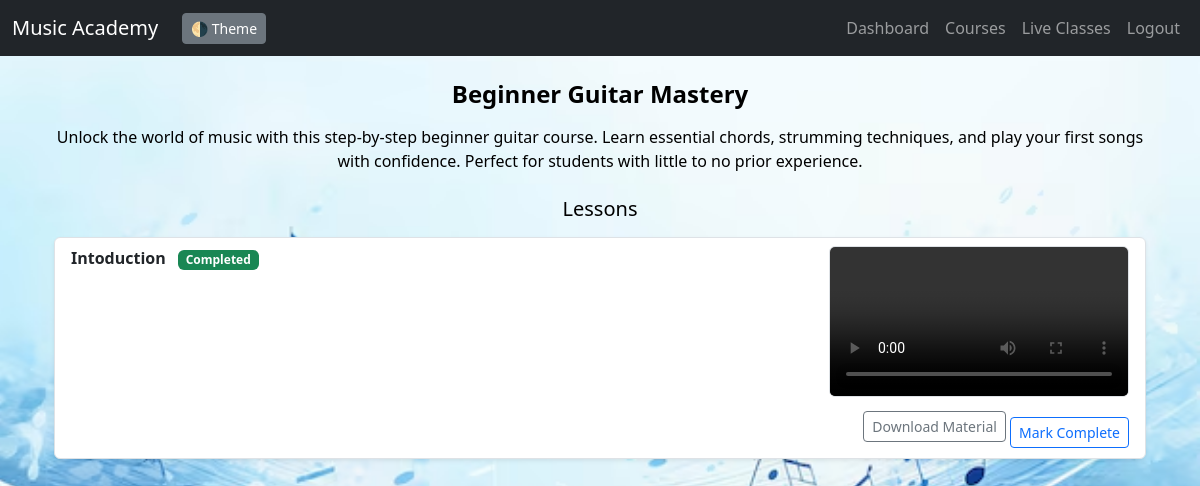
The page /student_course_detail/1/ (signed in) on the database its author committed.
### base/models.py (models this page shows, shortened)
class Course(models.Model):
    title = models.CharField(max_length=200)
    description = models.TextField()
    teacher = models.ForeignKey(User, on_delete=models.CASCADE, limit_choices_to={'role': 'teacher'})
    slug = models.SlugField(unique=True, blank=True)

class Lesson(models.Model):
    course = models.ForeignKey(Course, on_delete=models.CASCADE, related_name='lessons')
    title = models.CharField(max_length=200)
    video = models.FileField(upload_to='lesson_videos/', null=True, blank=True)
    material = models.FileField(upload_to='lesson_materials/', null=True, blank=True)
    created = models.DateTimeField(auto_now_add=True)

### base/views.py (the view)
# urls.py: path('student_course_detail/<int:course_id>/', views.student_course_detail, name='student_course_detail'),
@login_required
@user_passes_test(is_student)
def student_course_detail(request, course_id):
    course = get_object_or_404(Course, id=course_id)
    lessons = course.lessons.all()
    progress = LessonProgress.objects.filter(student=request.user, lesson__in=lessons)
    completed_lessons = progress.filter(completed=True).values_list('lesson_id', flat=True)
    return render(request, 'student_course_detail.html', {
        'course': course,
        'lessons': lessons,
        'completed_lessons': completed_lessons
    })

### base/views.py (called while the page is built)
def is_student(user):
    return user.role == 'student'

### base/templates/student_course_detail.html (shortened to what this page needs)
{% extends 'main.html' %}
{% block content %}
<div class="container mt-4">
  <h2 class="h4 fw-bold mb-3">{{ course.title }}</h2>
  <p>{{ course.description }}</p>
  <h3 class="h5 mt-4 mb-3">Lessons</h3>
  <ul class="list-group">
    {% for lesson in lessons %}
      <li class="list-group-item d-flex justify-content-between align-items-start mb-2 shadow-sm">
        <div class="me-3">
          <strong>{{ lesson.title }}</strong>
          {% if lesson.id in completed_lessons %}
            <span class="badge bg-success ms-2">Completed</span>
          {% endif %}
        </div>
        <div class="text-end">
          <video width="300" controls class="mb-2 rounded border">
            <source src="{{ lesson.video.url }}" type="video/mp4">
          </video><br>
          {% if lesson.material %}
          <a href="{{ lesson.material.url }}" download class="btn btn-sm btn-outline-secondary mb-2">Download Material</a>
        {% endif %}
          <a href="{% url 'mark_lesson_complete' lesson.id %}" class="btn btn-sm btn-outline-primary mt-1">Mark Complete</a>
        </div>
      </li>
    {% endfor %}
  </ul>
</div>
{% endblock %}

### rows shown on the page
Course: title "Beginner Guitar Mastery", description "Unlock the world of music with this step-by-step beginner guitar course. Learn essential chords, strumming techniques, and play your first songs with confidence. Perfect for students with little to no prior experience."
Lesson: title "Intoduction", shows "Completed"
